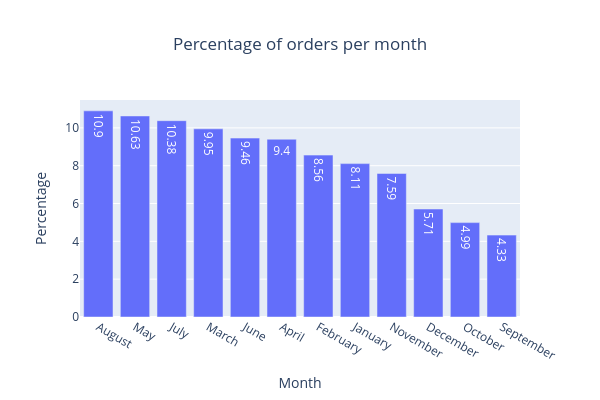

Write notebook code for a chart like this one.
### Markdown cell above
#### Distribution of the number of orders per month

### Code cell
order_month = order.groupby('order_purchase_month')['order_id'].nunique().reset_index(name='count').sort_values('count', ascending=False)
order_month['percentage'] = ((order_month['count'] / order_month['count'].sum())*100).round(2)

bar_plot(order_month['order_purchase_month'],
         order_month['percentage'],
         'Month', 'Percentage', 'Percentage of orders per month')

### Figure 1 — Plotly figure (JSON) as saved in the notebook; plotly's stock layout.template omitted (floating-point values rounded to 4 significant figures)
{"data": [{"alignmentgroup": "True", "hovertemplate": "Month=%{x}<br>Percentage=%{y}<extra></extra>", "legendgroup": "", "marker": {"color": "#636efa", "pattern": {"shape": ""}}, "name": "", "offsetgroup": "", "orientation": "v", "showlegend": false, "textposition": "auto", "texttemplate": "%{y}", "type": "bar", "x": ["August", "May", "July", "March", "June", "April", "February", "January", "November", "December", "October", "September"], "xaxis": "x", "y": [10.9, 10.63, 10.38, 9.95, 9.46, 9.4, 8.56, 8.11, 7.59, 5.71, 4.99, 4.33], "yaxis": "y"}], "layout": {"barmode": "relative", "height": 400, "legend": {"tracegroupgap": 0}, "title": {"text": "Percentage of orders per month", "x": 0.5}, "width": 600, "xaxis": {"anchor": "y", "domain": [0, 1], "title": {"text": "Month"}}, "yaxis": {"anchor": "x", "domain": [0, 1], "title": {"text": "Percentage"}}}}
